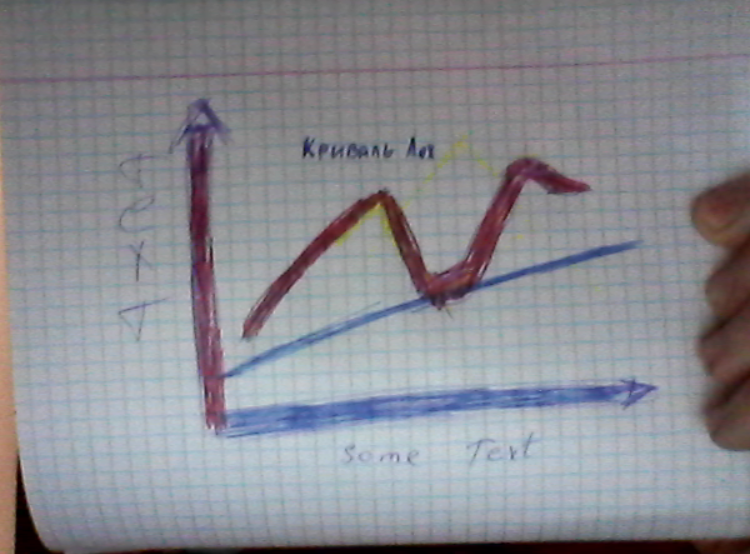
#> input picture images/selfie.png, 750 x 554 px, found by its file name
$ python -i crop_black_background.py   (imports and definitions only)
#> lines starting #> are read from the running program, lines starting #| are printed output that depends on the picture; after the words box and inside, x2 and y2 are one past the last pixel; in counts of white or black regions, pixels touching at a corner belong together
import cv2
import numpy as np


def crop_image(img_name='selfie.png'):
    """
    Crop unwanted pixel borders from image
    takes parameter - name of the image
    return None
    save image in the same directory where it was
    """
#> called with img_name = 'selfie.png'
    img = cv2.imread('images/' + img_name)
#> img is the input picture: shape (554, 750, 3); mean B, G, R 144.8, 138.3, 137.5
    blur = cv2.GaussianBlur(img, (15, 15), 2)
    lower_green = np.array([50, 100, 0])
    upper_green = np.array([120, 255, 120])
    mask = cv2.inRange(blur, lower_green, upper_green)
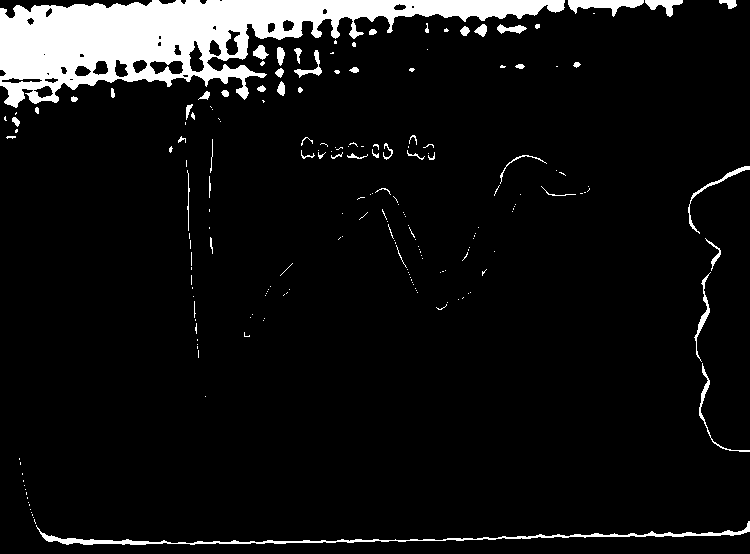
#> mask: shape (554, 750); 7.6% white; 199 white regions (145 under 20 px), largest, box (x1, y1, x2, y2) and area: (0, 0, 565, 108) 24660, (36, 521, 750, 545) 1981, (568, 0, 644, 17) 623
    masked_img = cv2.bitwise_and(img, img, mask=mask)

    img = cv2.imread('images/' + img_name)
    blur = cv2.GaussianBlur(img, (15, 15), 2)
    hsv = cv2.cvtColor(blur, cv2.COLOR_BGR2HSV)
#> hsv: shape (554, 750, 3); mean H, S, V 107.4, 29.3, 148.1
    lower_green = np.array([37, 0, 0])
    upper_green = np.array([179, 255, 255])
    mask = cv2.inRange(hsv, lower_green, upper_green)
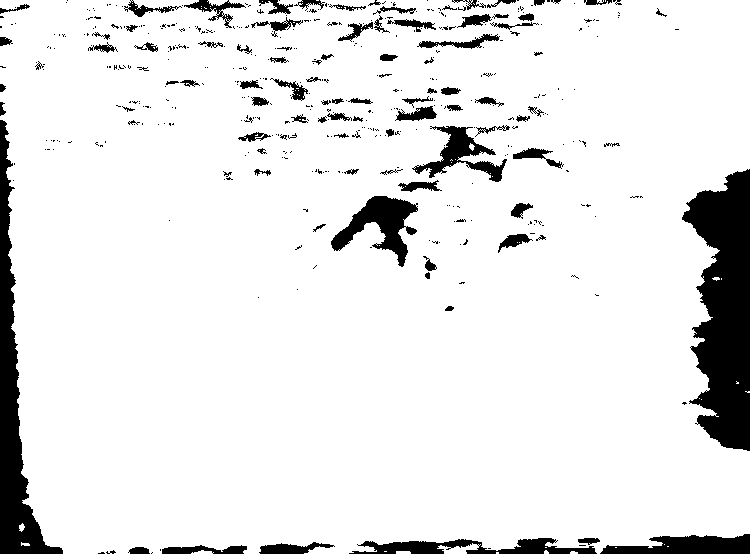
#> mask: shape (554, 750); 90.5% white; 450 black regions (350 under 20 px), largest, box (x1, y1, x2, y2) and area: (682, 169, 750, 451) 12798, (0, 120, 63, 554) 7664, (331, 196, 418, 267) 2524
    masked_img = cv2.bitwise_and(img, img, mask=mask)
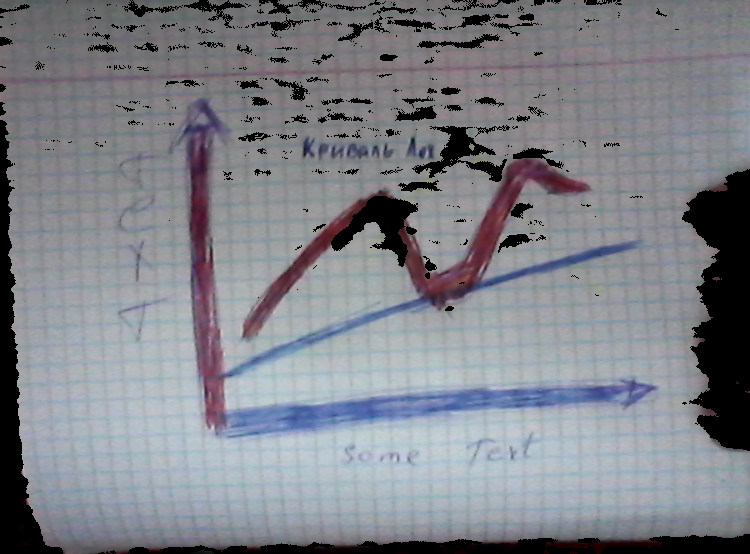
#> masked_img: shape (554, 750, 3); mean B, G, R 137, 129.9, 127.6

    img = cv2.imread('images/' + img_name)
    blur = cv2.GaussianBlur(img, (15, 15), 2)
    hsv = cv2.cvtColor(blur, cv2.COLOR_BGR2HSV)
    lower_green = np.array([37, 0, 0])
    upper_green = np.array([179, 255, 255])
    mask = cv2.inRange(hsv, lower_green, upper_green)
    kernel = cv2.getStructuringElement(cv2.MORPH_ELLIPSE, (15, 15))
    opened_mask = cv2.morphologyEx(mask, cv2.MORPH_OPEN, kernel)
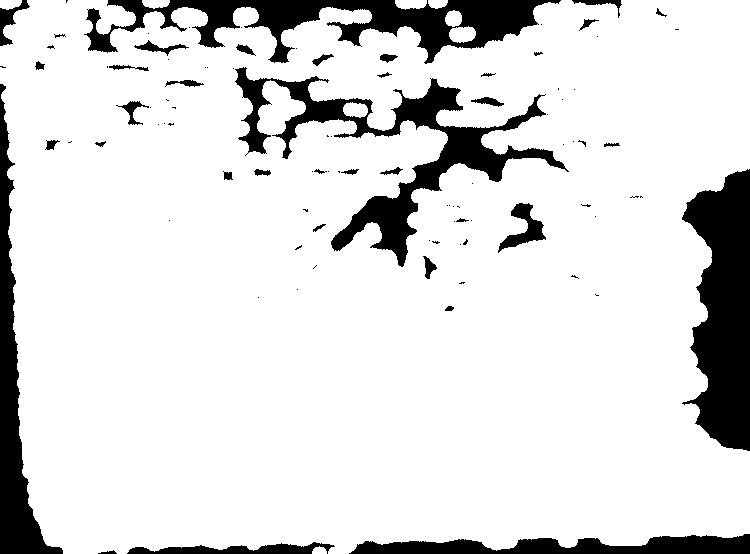
#> opened_mask: shape (554, 750); 86.5% white; 95 black regions (58 under 20 px), largest, box (x1, y1, x2, y2) and area: (682, 169, 750, 451) 13295, (235, 67, 569, 267) 12561, (84, 0, 561, 64) 11645
    masked_img = cv2.bitwise_and(img, img, mask=opened_mask)
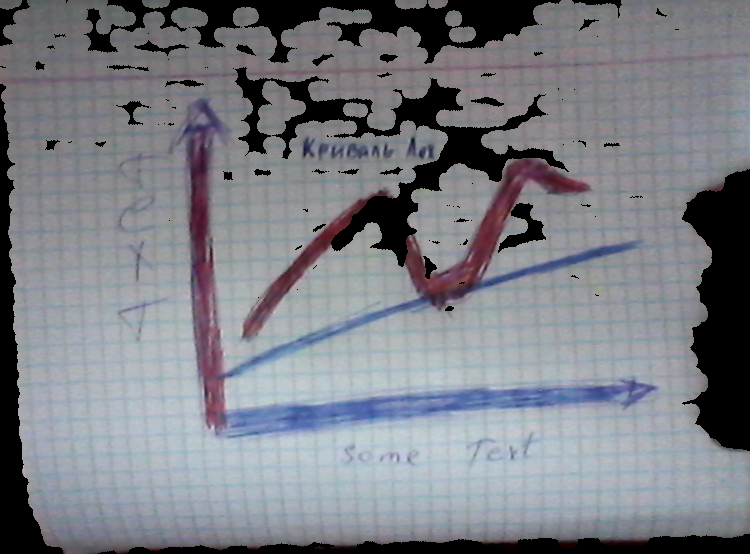
#> masked_img: shape (554, 750, 3); mean B, G, R 132.6, 125.5, 123.1

    gray = cv2.cvtColor(masked_img, cv2.COLOR_BGR2GRAY)
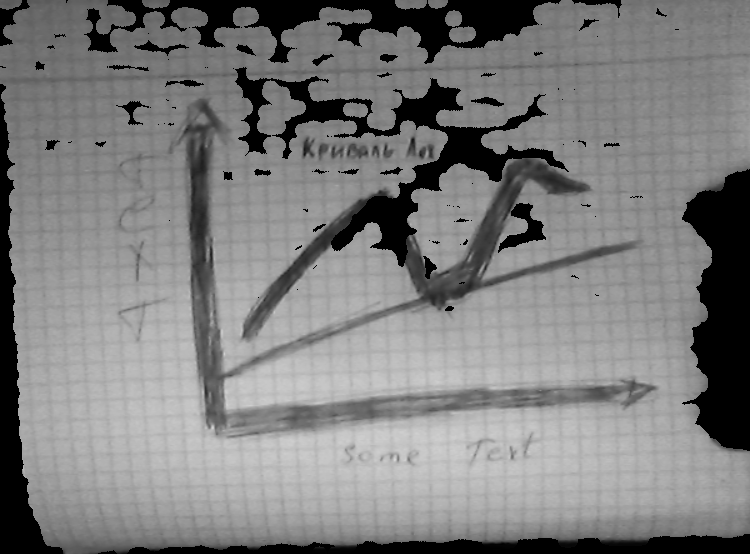
#> gray: shape (554, 750); min 0, max 215, mean 125.6

    _, thresh = cv2.threshold(gray, 0, 255, cv2.THRESH_BINARY + +cv2.THRESH_OTSU)
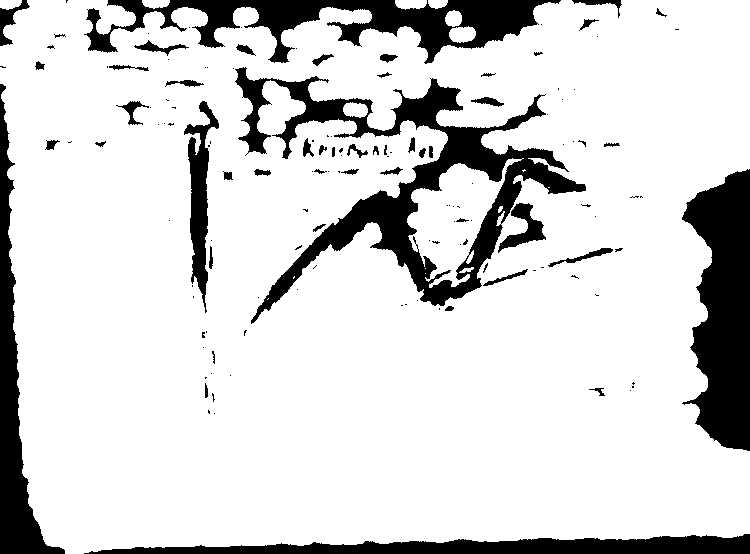
#> thresh: shape (554, 750); 83.6% white; 138 black regions (88 under 20 px)

    contours, hierarchy = cv2.findContours(thresh, cv2.RETR_TREE, cv2.CHAIN_APPROX_SIMPLE)
#> contours = 187 contours, 121 with area under 20; largest, box (x1, y1, x2, y2) and area: (0, 0, 750, 554) 371003, (234, 66, 587, 325) 27720, (407, 158, 524, 288) 6535, (183, 100, 220, 314) 3070, (497, 202, 547, 254) 973
    cnt = sorted(contours, key=cv2.contourArea, reverse=True)[0]
#> cnt = contour of 1484 points, box (x1, y1, x2, y2) (0, 0, 750, 554), area 371003
    x, y, w, h = cv2.boundingRect(cnt)
#> x = 0; y = 0; w = 750; h = 554
    crop = img[y:y + h, x:x + w]
    cv2.imwrite('images/' + img_name, crop)

    print('CROPPED. see ' + img_name)

>>> result = crop_image()
